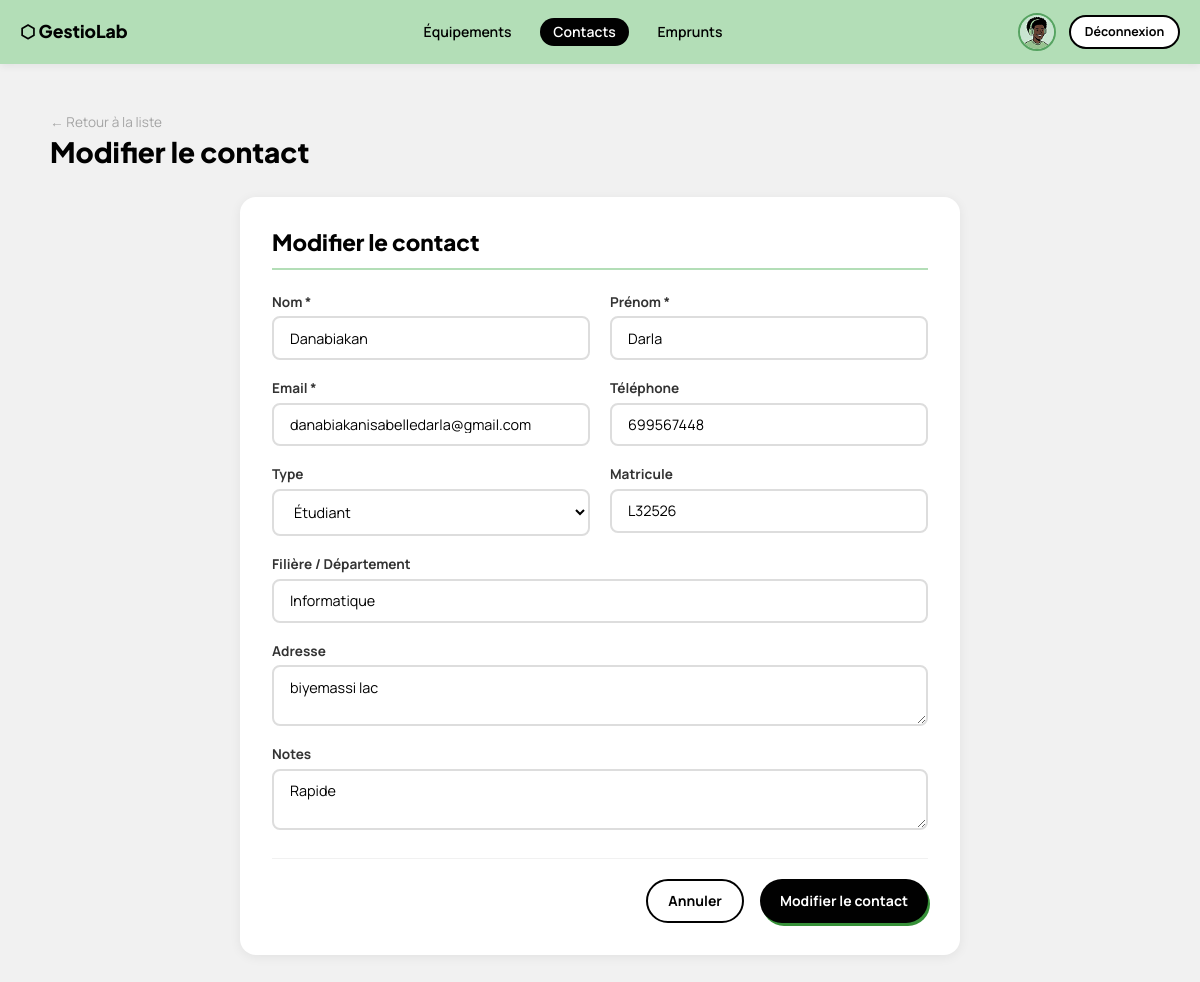
The page /contacts/2/modifier/ (signed in) on the database its author committed.
### gestion_equipements/contacts/models.py (models this page shows, shortened)
class Contact(models.Model):
    TYPE_CHOICES = [
        ('etudiant', 'Étudiant'),
        ('enseignant', 'Enseignant'),
        ('personnel', 'Personnel'),
        ('externe', 'Externe'),
    ]
    nom = models.CharField(max_length=100)
    prenom = models.CharField(max_length=100)
    email = models.EmailField(unique=True)
    telephone = models.CharField(max_length=20, blank=True)
    type_contact = models.CharField(max_length=20, choices=TYPE_CHOICES, default='etudiant')
    matricule = models.CharField(max_length=50, blank=True, unique=True)
    filiere = models.CharField(max_length=100, blank=True)
    adresse = models.TextField(blank=True)
    date_ajout = models.DateTimeField(auto_now_add=True)
    date_modification = models.DateTimeField(auto_now=True)
    est_actif = models.BooleanField(default=True)
    notes = models.TextField(blank=True)
    class Meta:
        verbose_name = "Contact"
        ordering = ['nom', 'prenom']

### gestion_equipements/contacts/views.py (the view)
# urls.py: path('<int:pk>/modifier/', views.modifier_contact, name='modifier_contact'),
@login_required
def modifier_contact(request, pk):
    contact = get_object_or_404(Contact, pk=pk)
    if request.method == 'POST':
        form = ContactForm(request.POST, instance=contact)
        if form.is_valid():
            form.save()
            messages.success(request, f"Le contact « {contact.nom_complet} » a été modifié.")
            return redirect('detail_contact', pk=pk)
        else:
            messages.error(request, "Erreur lors de la modification.")
    else:
        form = ContactForm(instance=contact)
    return render(request, 'contacts/form.html', {'form': form, 'action': 'Modifier', 'titre': 'Modifier le contact', 'contact': contact})

### gestion_equipements/contacts/forms.py
class ContactForm(forms.ModelForm):
    class Meta:
        model = Contact
        fields = ['nom', 'prenom', 'email', 'telephone', 'type_contact', 'matricule', 'filiere', 'adresse', 'notes']
        widgets = {
            'nom': forms.TextInput(attrs={'class': 'form-Field', 'placeholder': 'Nom'}),
            'prenom': forms.TextInput(attrs={'class': 'form-Field', 'placeholder': 'Prénom'}),
            'email': forms.EmailInput(attrs={'class': 'form-Field', 'placeholder': 'Email'}),
            'telephone': forms.TextInput(attrs={'class': 'form-Field', 'placeholder': 'Téléphone'}),
            'type_contact': forms.Select(attrs={'class': 'form-Field'}),
            'matricule': forms.TextInput(attrs={'class': 'form-Field', 'placeholder': 'Matricule / Identifiant'}),
            'filiere': forms.TextInput(attrs={'class': 'form-Field', 'placeholder': 'Filière / Département'}),
            'adresse': forms.Textarea(attrs={'class': 'form-Field', 'placeholder': 'Adresse...', 'rows': 2}),
            'notes': forms.Textarea(attrs={'class': 'form-Field', 'placeholder': 'Notes supplémentaires...', 'rows': 2}),
        }

### gestion_equipements/contacts/templates/contacts/form.html (shortened to what this page needs)
{% load static %}
<!DOCTYPE html>
<html lang="fr">
<head>
  <link rel="stylesheet" href="{% static 'css/reset.css' %}">
  <link rel="stylesheet" href="{% static 'css/modules.css' %}">
</head>
<body>
<header class="header">
  <a href="#" class="header-brand">⬡ GestioLab</a>
  <nav class="header-nav">
    <a href="{% url 'liste_equipements' %}">Équipements</a>
    <a href="{% url 'liste_contacts' %}" class="active">Contacts</a>
    <a href="{% url 'liste_emprunts' %}">Emprunts</a>
  </nav>
  <div class="header-right">
    <img src="{% static 'assets/img/profil-picture.png' %}" alt="profil">
    <a href="{% url 'logout' %}" class="btn btn-outline btn-sm">Déconnexion</a>
  </div>
</header>
<div class="page-wrapper">
  <div class="page-title-bar">
    <div>
      <a href="{% url 'liste_contacts' %}" style="font-size:.85rem;color:var(--c5);text-decoration:none;">← Retour à la liste</a>
      <h1 class="page-title" style="margin-top:.25rem">{{ titre }}</h1>
    </div>
  </div>
  <div class="form-card">
    <h2>{{ titre }}</h2>
    <form method="POST">
      <div class="form-grid">
        <div class="form-group">
          <label>Nom *</label>
          {{ form.nom }}
        </div>
        <div class="form-group">
          <label>Prénom *</label>
          {{ form.prenom }}
        </div>
        <div class="form-group">
          <label>Email *</label>
          {{ form.email }}
        </div>
        <div class="form-group">
          <label>Téléphone</label>
          {{ form.telephone }}
        </div>
        <div class="form-group">
          <label>Type</label>
          {{ form.type_contact }}
        </div>
        <div class="form-group">
          <label>Matricule</label>
          {{ form.matricule }}
        </div>
        <div class="form-group span-2">
          <label>Filière / Département</label>
          {{ form.filiere }}
        </div>
        <div class="form-group span-2">
          <label>Adresse</label>
          {{ form.adresse }}
        </div>
        <div class="form-group span-2">
          <label>Notes</label>
          {{ form.notes }}
        </div>
      </div>
      <div class="form-actions">
        <a href="{% if contact %}{% url 'detail_contact' contact.pk %}{% else %}{% url 'liste_contacts' %}{% endif %}" class="btn btn-outline">Annuler</a>
        <button type="submit" class="btn btn-primary">{{ action }} le contact</button>
      </div>
    </form>
  </div>
</div>
</body>
</html>

### gestion_equipements/gestion_utilisateurs/static/css/modules.css (style rules this page uses)
*, *::before, *::after { box-sizing: border-box; margin: 0; padding: 0; }
:root { --c1: #010101; --c2: #56A361; --c2d: #3d7a48; --c2l: #B3DEB7; --c3: #FFFFFF; --c4: #DFEDD9; --c5: #A5A5A5; --c6: #F7BBBA; --c7: #601C1D; --c8: #F1F1F1; --c9: #369038; --shadow: 4px 5px 0px 0px #369038; --shadow-sm: 2px 3px 0px 0px #369038; --radius: 16px; --radius-sm: 8px; --ff: 'Plus Jakarta Sans', sans-serif; --ff2: 'Manrope', sans-serif; }
body { font-family: var(--ff2); background-color: var(--c8); color: var(--c1); min-height: 100vh; }
.header { width: 100%; height: 4rem; background-color: var(--c2l); padding-inline: 1.25rem; display: flex; align-items: center; justify-content: space-between; position: sticky; top: 0; z-index: 100; box-shadow: 0 2px 8px #0001; }
.header-brand { font-family: var(--ff); font-weight: 800; font-size: 1.1rem; color: var(--c1); text-decoration: none; }
.header-nav { display: flex; align-items: center; gap: 1rem; }
.header-nav a { font-family: var(--ff2); font-size: .875rem; font-weight: 600; color: var(--c1); text-decoration: none; padding: .35rem .8rem; border-radius: 100px; transition: background .2s; }
.header-nav a:hover, .header-nav a.active { background: var(--c1); color: var(--c3); }
.header-right { display: flex; align-items: center; gap: .8rem; }
.header-right img { width: 38px; height: 38px; border-radius: 50%; border: 2px solid var(--c2); }
.page-wrapper { max-width: 1140px; margin-inline: auto; padding: 2rem 1.25rem 3rem; }
.page-title-bar { display: flex; flex-wrap: wrap; align-items: center; justify-content: space-between; gap: 1rem; margin-bottom: 1.75rem; }
.page-title { font-family: var(--ff); font-size: 1.75rem; font-weight: 800; }
.btn { display: inline-flex; align-items: center; gap: .4rem; font-family: var(--ff2); font-size: .875rem; font-weight: 700; height: 2.75rem; padding: 0 1.25rem; border-radius: 100px; border: none; cursor: pointer; text-decoration: none; transition: box-shadow .15s, transform .1s; white-space: nowrap; }
.btn-primary { background: var(--c1); color: var(--c3); box-shadow: var(--shadow-sm); }
.btn-outline { background: var(--c3); color: var(--c1); border: 2px solid var(--c1); }
.btn-sm { height: 2.1rem; padding: 0 .85rem; font-size: .78rem; }
.form-card { background: var(--c3); border-radius: var(--radius); padding: 2rem; box-shadow: 0 2px 12px #0001; max-width: 720px; margin-inline: auto; }
.form-card h2 { font-family: var(--ff); font-size: 1.4rem; font-weight: 800; margin-bottom: 1.5rem; padding-bottom: .75rem; border-bottom: 2px solid var(--c2l); }
.form-grid { display: grid; grid-template-columns: 1fr 1fr; gap: 1.25rem; }
.form-grid .span-2 { grid-column: 1 / -1; }
.form-group { display: flex; flex-direction: column; gap: .4rem; }
.form-group label { font-size: .85rem; font-weight: 700; color: #333; }
.form-Field, .form-group input, .form-group select, .form-group textarea { font-family: var(--ff2); font-size: .9rem; padding: .7rem 1rem; border: 2px solid #ddd; border-radius: var(--radius-sm); background: var(--c3); outline: none; transition: border-color .2s; width: 100%; }
.form-actions { display: flex; gap: 1rem; justify-content: flex-end; margin-top: 1.75rem; padding-top: 1.25rem; border-top: 1px solid var(--c8); }

### rows shown on the page
Contact: nom "Danabiakan", prenom "Darla", email "danabiakanisabelledarla@gmail.com", telephone "699567448", type_contact "Étudiant", matricule "L32526", filiere "Informatique", adresse "biyemassi lac", notes "Rapide"

### other values the page prints
{{ titre }} "Modifier le contact"
{{ action }} "Modifier"
